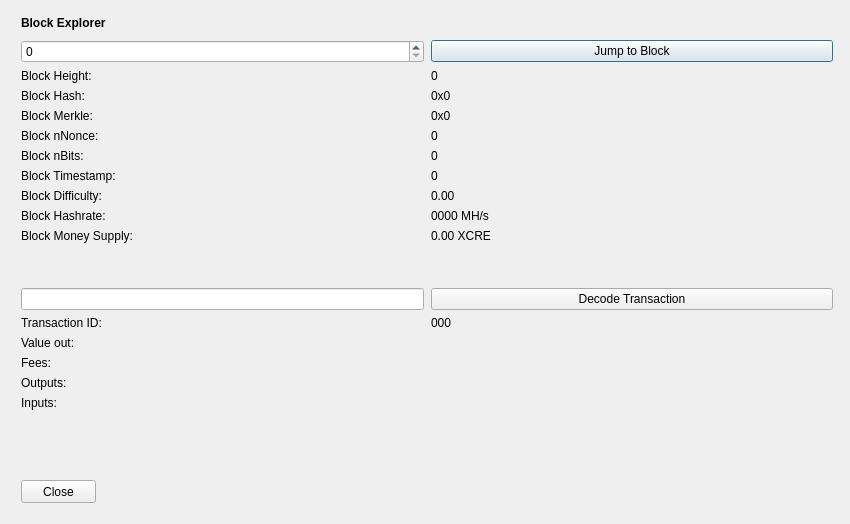
<?xml version="1.0" encoding="UTF-8"?>
<ui version="4.0">
 <class>BlockBrowser</class>
 <widget class="QDialog" name="BlockBrowser">
  <property name="windowModality">
   <enum>Qt::NonModal</enum>
  </property>
  <property name="enabled">
   <bool>true</bool>
  </property>
  <property name="geometry">
   <rect>
    <x>0</x>
    <y>0</y>
    <width>850</width>
    <height>524</height>
   </rect>
  </property>
  <property name="sizePolicy">
   <sizepolicy hsizetype="Preferred" vsizetype="Preferred">
    <horstretch>0</horstretch>
    <verstretch>0</verstretch>
   </sizepolicy>
  </property>
  <property name="minimumSize">
   <size>
    <width>0</width>
    <height>0</height>
   </size>
  </property>
  <property name="acceptDrops">
   <bool>false</bool>
  </property>
  <property name="windowTitle">
   <string>Creatio Block Explorer</string>
  </property>
  <layout class="QGridLayout">
   <property name="sizeConstraint">
    <enum>QLayout::SetMaximumSize</enum>
   </property>
   <property name="leftMargin">
    <number>21</number>
   </property>
   <property name="topMargin">
    <number>10</number>
   </property>
   <property name="rightMargin">
    <number>10</number>
   </property>
   <item row="1" column="0">
    <widget class="QWidget" name="widget" native="true">
     <widget class="QWidget" name="layoutWidgetBE1">
      <property name="geometry">
       <rect>
        <x>0</x>
        <y>0</y>
        <width>822</width>
        <height>27</height>
       </rect>
      </property>
      <layout class="QHBoxLayout" name="horizontalLayoutBE">
       <property name="spacing">
        <number>7</number>
       </property>
       <item>
        <widget class="QLabel" name="labelBlockExplorer">
         <property name="sizePolicy">
          <sizepolicy hsizetype="Preferred" vsizetype="Maximum">
           <horstretch>0</horstretch>
           <verstretch>0</verstretch>
          </sizepolicy>
         </property>
         <property name="font">
          <font>
           <weight>75</weight>
           <bold>true</bold>
          </font>
         </property>
         <property name="styleSheet">
          <string notr="true">font-weight:bold;</string>
         </property>
         <property name="text">
          <string>Block Explorer</string>
         </property>
        </widget>
       </item>
       <item>
        <spacer name="horizontalSpacerBE">
         <property name="orientation">
          <enum>Qt::Horizontal</enum>
         </property>
         <property name="sizeHint" stdset="0">
          <size>
           <width>40</width>
           <height>20</height>
          </size>
         </property>
        </spacer>
       </item>
      </layout>
     </widget>
     <widget class="QWidget" name="layoutWidgetBE2">
      <property name="geometry">
       <rect>
        <x>0</x>
        <y>30</y>
        <width>812</width>
        <height>410</height>
       </rect>
      </property>
      <layout class="QGridLayout" name="gridLayoutBE" rowstretch="0,0,0,0,0,0,0,0,0,0,0,0,0,0,0,0,0,0,0,0" columnstretch="0,0">
       <property name="sizeConstraint">
        <enum>QLayout::SetDefaultConstraint</enum>
       </property>
       <property name="horizontalSpacing">
        <number>7</number>
       </property>
       <item row="14" column="1">
        <widget class="QLabel" name="txID">
         <property name="text">
          <string>000</string>
         </property>
         <property name="textInteractionFlags">
          <set>Qt::LinksAccessibleByMouse|Qt::TextSelectableByMouse</set>
         </property>
        </widget>
       </item>
       <item row="8" column="1">
        <widget class="QLabel" name="timeBox">
         <property name="text">
          <string>0</string>
         </property>
         <property name="textInteractionFlags">
          <set>Qt::LinksAccessibleByMouse|Qt::TextSelectableByMouse</set>
         </property>
        </widget>
       </item>
       <item row="9" column="1">
        <widget class="QLabel" name="diffBox">
         <property name="text">
          <string>0.00</string>
         </property>
         <property name="textInteractionFlags">
          <set>Qt::LinksAccessibleByMouse|Qt::TextSelectableByMouse</set>
         </property>
        </widget>
       </item>
       <item row="10" column="0">
        <widget class="QLabel" name="hashRateLabel">
         <property name="text">
          <string>Block Hashrate:</string>
         </property>
        </widget>
       </item>
       <item row="9" column="0">
        <widget class="QLabel" name="diffLabel">
         <property name="text">
          <string>Block Difficulty:</string>
         </property>
        </widget>
       </item>
       <item row="17" column="1">
        <widget class="QLabel" name="outputBox">
         <property name="text">
          <string/>
         </property>
         <property name="alignment">
          <set>Qt::AlignLeading|Qt::AlignLeft|Qt::AlignTop</set>
         </property>
         <property name="textInteractionFlags">
          <set>Qt::LinksAccessibleByMouse|Qt::TextSelectableByMouse</set>
         </property>
        </widget>
       </item>
       <item row="3" column="1">
        <widget class="QLabel" name="heightLabelBE1">
         <property name="text">
          <string>0</string>
         </property>
         <property name="textInteractionFlags">
          <set>Qt::LinksAccessibleByMouse|Qt::TextSelectableByMouse</set>
         </property>
        </widget>
       </item>
       <item row="1" column="1">
        <widget class="QPushButton" name="blockButton">
         <property name="text">
          <string>Jump to Block</string>
         </property>
        </widget>
       </item>
       <item row="3" column="0">
        <widget class="QLabel" name="heightLabelBE2">
         <property name="text">
          <string>Block Height:</string>
         </property>
        </widget>
       </item>
       <item row="7" column="0">
        <widget class="QLabel" name="bitsLabel">
         <property name="text">
          <string>Block nBits:</string>
         </property>
        </widget>
       </item>
       <item row="6" column="1">
        <widget class="QLabel" name="nonceBox">
         <property name="text">
          <string>0</string>
         </property>
         <property name="textInteractionFlags">
          <set>Qt::LinksAccessibleByMouse|Qt::TextSelectableByMouse</set>
         </property>
        </widget>
       </item>
       <item row="6" column="0">
        <widget class="QLabel" name="nonceLabel">
         <property name="text">
          <string>Block nNonce:</string>
         </property>
        </widget>
       </item>
       <item row="5" column="1">
        <widget class="QLabel" name="merkleBox">
         <property name="minimumSize">
          <size>
           <width>187</width>
           <height>0</height>
          </size>
         </property>
         <property name="text">
          <string>0x0</string>
         </property>
         <property name="textInteractionFlags">
          <set>Qt::LinksAccessibleByMouse|Qt::TextSelectableByMouse</set>
         </property>
        </widget>
       </item>
       <item row="16" column="0">
        <widget class="QLabel" name="feesLabel">
         <property name="text">
          <string>Fees:</string>
         </property>
        </widget>
       </item>
       <item row="15" column="1">
        <widget class="QLabel" name="valueBox">
         <property name="text">
          <string/>
         </property>
         <property name="textInteractionFlags">
          <set>Qt::LinksAccessibleByMouse|Qt::TextSelectableByMouse</set>
         </property>
        </widget>
       </item>
       <item row="7" column="1">
        <widget class="QLabel" name="bitsBox">
         <property name="text">
          <string>0</string>
         </property>
         <property name="textInteractionFlags">
          <set>Qt::LinksAccessibleByMouse|Qt::TextSelectableByMouse</set>
         </property>
        </widget>
       </item>
       <item row="8" column="0">
        <widget class="QLabel" name="timeLabel">
         <property name="text">
          <string>Block Timestamp:</string>
         </property>
        </widget>
       </item>
       <item row="17" column="0">
        <widget class="QLabel" name="outputLabel">
         <property name="text">
          <string>Outputs:</string>
         </property>
         <property name="alignment">
          <set>Qt::AlignLeading|Qt::AlignLeft|Qt::AlignTop</set>
         </property>
        </widget>
       </item>
       <item row="1" column="0">
        <widget class="QSpinBox" name="heightBox">
         <property name="sizePolicy">
          <sizepolicy hsizetype="Preferred" vsizetype="Fixed">
           <horstretch>0</horstretch>
           <verstretch>0</verstretch>
          </sizepolicy>
         </property>
         <property name="maximum">
          <number>99999999</number>
         </property>
        </widget>
       </item>
       <item row="4" column="0">
        <widget class="QLabel" name="hashLabel">
         <property name="text">
          <string>Block Hash:</string>
         </property>
        </widget>
       </item>
       <item row="16" column="1">
        <widget class="QLabel" name="feesBox">
         <property name="text">
          <string/>
         </property>
         <property name="textInteractionFlags">
          <set>Qt::LinksAccessibleByMouse|Qt::TextSelectableByMouse</set>
         </property>
        </widget>
       </item>
       <item row="4" column="1">
        <widget class="QLabel" name="hashBox">
         <property name="enabled">
          <bool>true</bool>
         </property>
         <property name="sizePolicy">
          <sizepolicy hsizetype="Preferred" vsizetype="Preferred">
           <horstretch>0</horstretch>
           <verstretch>0</verstretch>
          </sizepolicy>
         </property>
         <property name="minimumSize">
          <size>
           <width>0</width>
           <height>0</height>
          </size>
         </property>
         <property name="text">
          <string>0x0</string>
         </property>
         <property name="textInteractionFlags">
          <set>Qt::LinksAccessibleByMouse|Qt::TextSelectableByMouse</set>
         </property>
        </widget>
       </item>
       <item row="14" column="0">
        <widget class="QLabel" name="txLabel">
         <property name="text">
          <string>Transaction ID:</string>
         </property>
        </widget>
       </item>
       <item row="15" column="0">
        <widget class="QLabel" name="valueLabel">
         <property name="text">
          <string>Value out:</string>
         </property>
        </widget>
       </item>
       <item row="13" column="0">
        <widget class="QLineEdit" name="txBox">
         <property name="sizePolicy">
          <sizepolicy hsizetype="Preferred" vsizetype="Fixed">
           <horstretch>0</horstretch>
           <verstretch>0</verstretch>
          </sizepolicy>
         </property>
         <property name="inputMask">
          <string comment="Transaction id" extracomment="Transaction id"/>
         </property>
        </widget>
       </item>
       <item row="12" column="0">
        <spacer name="verticalSpacer_2">
         <property name="orientation">
          <enum>Qt::Vertical</enum>
         </property>
         <property name="sizeHint" stdset="0">
          <size>
           <width>20</width>
           <height>20</height>
          </size>
         </property>
        </spacer>
       </item>
       <item row="10" column="1">
        <widget class="QLabel" name="hashRateBox">
         <property name="text">
          <string>0000 MH/s</string>
         </property>
         <property name="textInteractionFlags">
          <set>Qt::LinksAccessibleByMouse|Qt::TextSelectableByMouse</set>
         </property>
        </widget>
       </item>
       <item row="19" column="0">
        <spacer name="verticalSpacer">
         <property name="orientation">
          <enum>Qt::Vertical</enum>
         </property>
         <property name="sizeHint" stdset="0">
          <size>
           <width>20</width>
           <height>40</height>
          </size>
         </property>
        </spacer>
       </item>
       <item row="13" column="1">
        <widget class="QPushButton" name="txButton">
         <property name="text">
          <string>Decode Transaction</string>
         </property>
        </widget>
       </item>
       <item row="18" column="0">
        <widget class="QLabel" name="inputLabel">
         <property name="text">
          <string>Inputs:</string>
         </property>
         <property name="alignment">
          <set>Qt::AlignLeading|Qt::AlignLeft|Qt::AlignTop</set>
         </property>
        </widget>
       </item>
       <item row="5" column="0">
        <widget class="QLabel" name="merkleLabel">
         <property name="text">
          <string>Block Merkle:</string>
         </property>
        </widget>
       </item>
       <item row="18" column="1">
        <widget class="QLabel" name="inputBox">
         <property name="text">
          <string/>
         </property>
         <property name="alignment">
          <set>Qt::AlignLeading|Qt::AlignLeft|Qt::AlignTop</set>
         </property>
         <property name="textInteractionFlags">
          <set>Qt::LinksAccessibleByMouse|Qt::TextSelectableByMouse</set>
         </property>
        </widget>
       </item>
       <item row="11" column="0">
        <widget class="QLabel" name="moneySupplyLabel">
         <property name="text">
          <string>Block Money Supply:</string>
         </property>
        </widget>
       </item>
       <item row="11" column="1">
        <widget class="QLabel" name="moneySupplyBox">
         <property name="text">
          <string>0.00 XCRE</string>
         </property>
         <property name="textInteractionFlags">
          <set>Qt::LinksAccessibleByMouse|Qt::TextSelectableByMouse</set>
         </property>
        </widget>
       </item>
      </layout>
     </widget>
     <widget class="QPushButton" name="closeButton">
      <property name="geometry">
       <rect>
        <x>0</x>
        <y>470</y>
        <width>75</width>
        <height>23</height>
       </rect>
      </property>
      <property name="text">
       <string>Close</string>
      </property>
     </widget>
    </widget>
   </item>
  </layout>
 </widget>
 <resources/>
 <connections/>
</ui>
